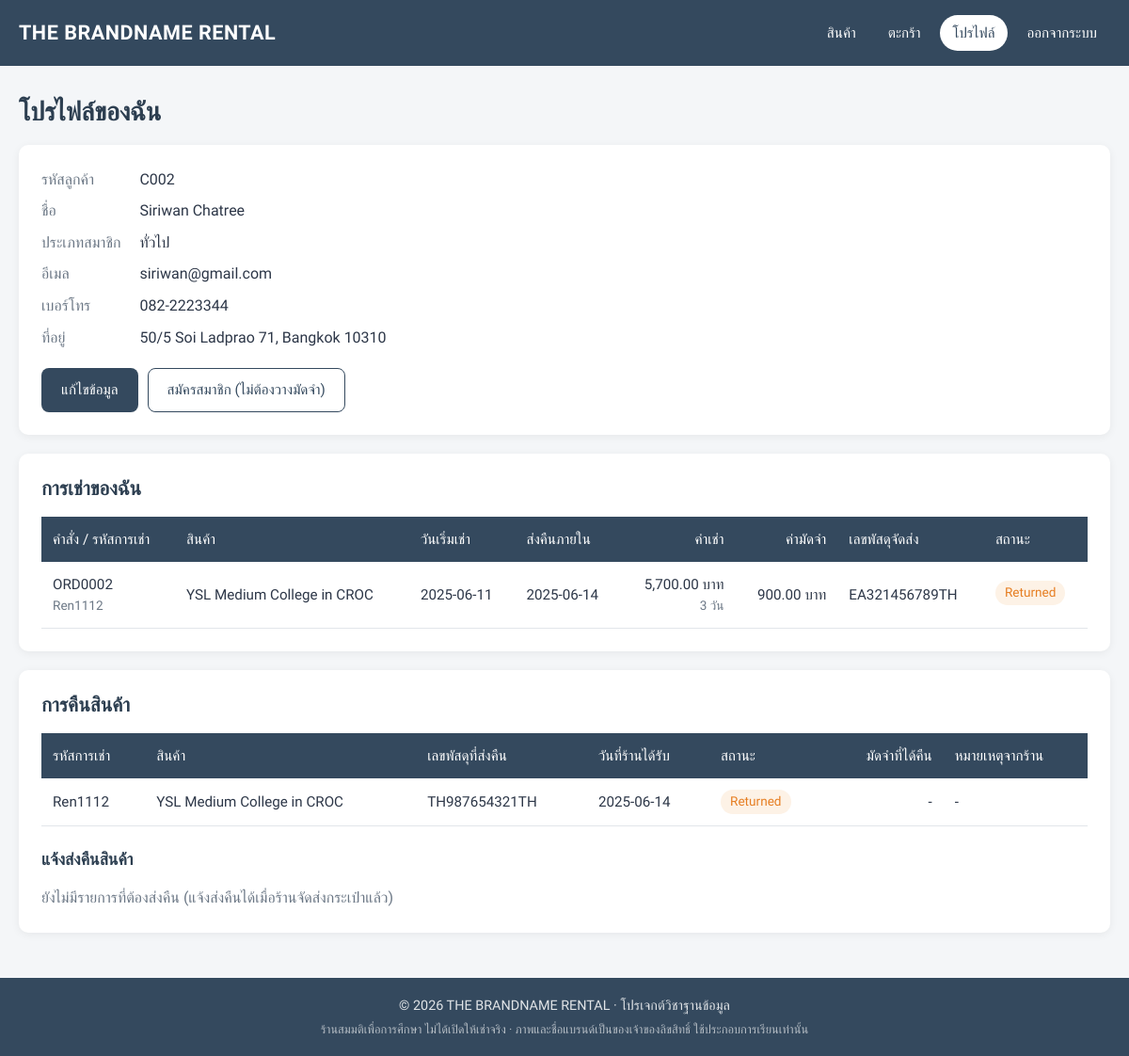
The page /project/profile.php (signed in) on the database as committed earlier.
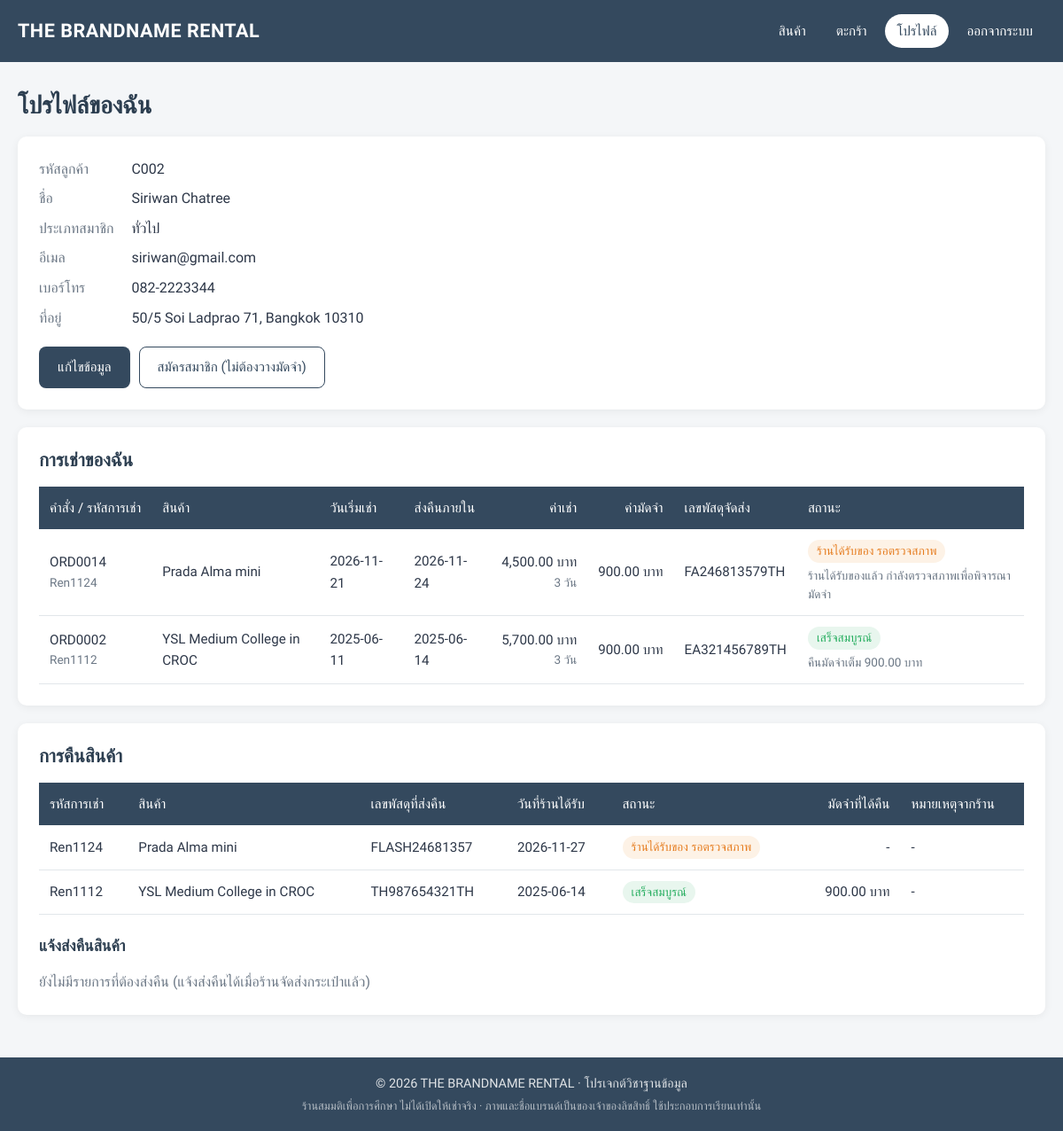
The same page on the database as committed later.
### tables this page shows
CREATE TABLE customers (
    customers_id        VARCHAR(50)  PRIMARY KEY,
    customers_firstname VARCHAR(50),
    customers_lastname  VARCHAR(50),
    gender              VARCHAR(50),
    customers_member    VARCHAR(10)  NOT NULL DEFAULT 'no',    
    member_until        DATE         NULL,                     
    phonenumber         VARCHAR(15),
    email               VARCHAR(100) NOT NULL UNIQUE,
    address             VARCHAR(200),
    postal_code         VARCHAR(10),
    password            VARCHAR(255) NOT NULL
);

CREATE TABLE rentals (
    rental_id     VARCHAR(50) PRIMARY KEY,
    order_id      VARCHAR(50) NOT NULL,
    product_id    VARCHAR(50) NOT NULL,
    employees_id  VARCHAR(50) NULL,
    track_rentals VARCHAR(50) NULL,
    rental_date   DATE        NOT NULL,
    rental_days   INT         NOT NULL,
    due_date      DATE AS (rental_date + INTERVAL rental_days DAY) STORED,
    daily_price   INT         NOT NULL,
    deposit_fee   INT         NOT NULL,
    shipped_date  DATE        NULL,
    rental_status ENUM('Pending', 'Accepted', 'Preparing', 'Shipped', 'Returning', 'Received', 'Completed', 'Deducted', 'Cancelled') NOT NULL DEFAULT 'Pending',
    INDEX idx_rentals_product_status (product_id, rental_status),
    FOREIGN KEY (order_id)     REFERENCES orders(order_id),
    FOREIGN KEY (product_id)   REFERENCES products(product_id),
    FOREIGN KEY (employees_id) REFERENCES employees(employees_id)
);

CREATE TABLE products (
    product_id         VARCHAR(50) PRIMARY KEY,
    brand              VARCHAR(50),
    details            VARCHAR(100),
    daily_rental_price INT,
    image              VARCHAR(100) NULL    
);

CREATE TABLE track_return (
    track_return   VARCHAR(50) PRIMARY KEY NOT NULL,
    rental_id      VARCHAR(50) NOT NULL UNIQUE,
    postal_code    VARCHAR(10) NOT NULL,
    FOREIGN KEY (rental_id)   REFERENCES rentals(rental_id),
    FOREIGN KEY (postal_code) REFERENCES stores(postal_code)
);

CREATE TABLE returnss (
    return_id      VARCHAR(50)  PRIMARY KEY,
    rental_id      VARCHAR(50)  NOT NULL UNIQUE,
    return_date    DATE         NOT NULL,
    deduction      INT          NOT NULL DEFAULT 0,
    deduction_note VARCHAR(255) NULL,
    FOREIGN KEY (rental_id) REFERENCES rentals(rental_id)
);

### project/profile.php (the view, shortened to what the rows shown need)
<?php
require_once 'includes/db.php';
$customer = current_customer($conn);
$customer_id = $customer['customers_id'];
$rental_stmt = $conn->prepare("SELECT r.rental_id, r.order_id, p.brand, p.details, r.track_rentals,
    r.rental_date, r.rental_days, r.due_date, r.daily_price, r.deposit_fee, r.rental_status,
    t.track_return, rs.return_date, rs.deduction, rs.deduction_note
    FROM rentals r
    JOIN orders o ON o.order_id = r.order_id
    LEFT JOIN products p ON p.product_id = r.product_id
    LEFT JOIN track_return t ON t.rental_id = r.rental_id
    LEFT JOIN returnss rs ON rs.rental_id = r.rental_id
    WHERE o.customers_id = ? ORDER BY r.rental_id DESC");
$rental_stmt->bind_param("s", $customer_id);
$rental_stmt->execute();
$rentals = $rental_stmt->get_result()->fetch_all(MYSQLI_ASSOC);
$returns = array_values(array_filter($rentals, fn($r) => $r['track_return'] !== null));
$request_stmt = $conn->prepare("SELECT status FROM membership_requests WHERE customers_id = ? ORDER BY request_id DESC LIMIT 1");
$request_stmt->bind_param("s", $customer_id);
$request_stmt->execute();
$last_request = $request_stmt->get_result()->fetch_assoc();
$member_pending = !is_member($customer) && ($last_request['status'] ?? '') === 'Pending';
?>
<h1>โปรไฟล์ของฉัน</h1>
<div class="stack">
    <div class="card">
        <dl class="info-list">
            <dt>รหัสลูกค้า</dt><dd><?php echo e($customer['customers_id']); ?></dd>
            <dt>ชื่อ</dt><dd><?php echo e($customer['customers_firstname'] . ' ' . $customer['customers_lastname']); ?></dd>
            <dt>ประเภทสมาชิก</dt>
            <dd>
                <?php if (is_member($customer)): ?>
                    <span class="badge badge-success">สมาชิก</span><?php echo $customer['member_until'] ? ' ถึง ' . e($customer['member_until']) : ''; ?>
                <?php elseif ($member_pending): ?>
                    ทั่วไป · <span class="badge badge-pending">คำขอสมัครสมาชิกรอร้านตรวจสอบ</span>
                <?php else: ?>
                    ทั่วไป
                <?php endif; ?>
            </dd>
            <dt>อีเมล</dt><dd><?php echo e($customer['email']); ?></dd>
            <dt>เบอร์โทร</dt><dd><?php echo e($customer['phonenumber']); ?></dd>
            <dt>ที่อยู่</dt><dd><?php echo e($customer['address'] . ' ' . $customer['postal_code']); ?></dd>
        </dl>
    </div>
    <div class="card">
        <h2>การเช่าของฉัน</h2>
        <?php if ($rentals): ?>
            <div class="table-wrap">
                <table class="table">
                    <thead>
                        <tr>
                            <th>คำสั่ง / รหัสการเช่า</th>
                            <th>สินค้า</th>
                            <th>วันเริ่มเช่า</th>
                            <th>ส่งคืนภายใน</th>
                            <th class="num">ค่าเช่า</th>
                            <th class="num">ค่ามัดจำ</th>
                            <th>เลขพัสดุจัดส่ง</th>
                            <th>สถานะ</th>
                        </tr>
                    </thead>
                    <tbody>
                        <?php foreach ($rentals as $rental): ?>
                            <tr>
                                <td><?php echo e($rental['order_id']); ?><div class="hint"><?php echo e($rental['rental_id']); ?></div></td>
                                <td><?php echo e($rental['brand'] . ' ' . $rental['details']); ?></td>
                                <td><?php echo e($rental['rental_date']); ?></td>
                                <td><?php echo e($rental['due_date']); ?></td>
                                <td class="num"><?php echo baht($rental['daily_price'] * $rental['rental_days']); ?><div class="hint"><?php echo e($rental['rental_days']); ?> วัน</div></td>
                                <td class="num"><?php echo baht($rental['deposit_fee']); ?></td>
                                <td><?php echo e($rental['track_rentals'] ?? '-'); ?></td>
                                <td class="status-cell">
                                    <?php echo status_badge($rental); ?>
                                    <div class="hint"><?php echo e(status_hint($rental)); ?></div>
                                </td>
                            </tr>
                        <?php endforeach; ?>
                    </tbody>
                </table>
            </div>
        <?php else: ?>
            <p class="muted">ยังไม่มีการเช่า</p>
        <?php endif; ?>
    </div>
    <div class="card">
        <h2>การคืนสินค้า</h2>
        <?php if ($returns): ?>
            <div class="table-wrap">
                <table class="table">
                    <thead>
                        <tr>
                            <th>รหัสการเช่า</th>
                            <th>สินค้า</th>
                            <th>เลขพัสดุที่ส่งคืน</th>
                            <th>วันที่ร้านได้รับ</th>
                            <th>สถานะ</th>
                            <th class="num">มัดจำที่ได้คืน</th>
                            <th>หมายเหตุจากร้าน</th>
                        </tr>
                    </thead>
                    <tbody>
                        <?php foreach ($returns as $return): $refund = deposit_refund($return); ?>
                            <tr>
                                <td><?php echo e($return['rental_id']); ?></td>
                                <td><?php echo e($return['brand'] . ' ' . $return['details']); ?></td>
                                <td><?php echo e($return['track_return']); ?></td>
                                <td><?php echo e($return['return_date'] ?? '-'); ?></td>
                                <td><?php echo status_badge($return); ?></td>
                                <td class="num"><?php echo $refund === null ? '-' : baht($refund); ?></td>
                                <td><?php echo $return['deduction'] > 0 ? 'หัก ' . baht($return['deduction']) . ($return['deduction_note'] ? ': ' . e($return['deduction_note']) : '') : e($return['deduction_note'] ?? '-'); ?></td>
                            </tr>
                        <?php endforeach; ?>
                    </tbody>
                </table>
            </div>
        <?php else: ?>
            <p class="muted">ยังไม่มีการคืนสินค้า</p>
        <?php endif; ?>
    </div>
</div>

### project/includes/helpers.php (shortened to what the rows shown need)
<?php
function e($value): string
{
    return htmlspecialchars((string) ($value ?? ''), ENT_QUOTES, 'UTF-8');
}
function baht($amount): string
{
    return number_format((float) $amount, 2) . ' บาท';
}
function require_customer(): string
{
    return $_SESSION['customers_id'];
}
function is_member(array $customer): bool
{
    if (($customer['customers_member'] ?? 'no') !== 'yes') {
        return false;
    }
    $until = $customer['member_until'] ?? null;
    return $until === null || $until >= date('Y-m-d');
}
function current_customer(mysqli $conn): array
{
    $customer = find_customer($conn, require_customer());
    return $customer;
}
function find_customer(mysqli $conn, string $customer_id): ?array
{
    $stmt = $conn->prepare('SELECT * FROM customers WHERE customers_id = ?');
    $stmt->bind_param('s', $customer_id);
    $stmt->execute();
    $row = $stmt->get_result()->fetch_assoc();
    return $row ?: null;
}
function rental_stage(array $rental): string
{
    $status = $rental['rental_status'];
    return $status;
}
function status_badge(array $rental): string
{
    [$label, $tone] = RENTAL_STATUS[rental_stage($rental)] ?? [$rental['rental_status'], 'pending'];
    return '<span class="badge badge-' . $tone . '">' . e($label) . '</span>';
}
function status_hint(array $rental): string
{
    $deposit = (int) $rental['deposit_fee'];
    $deduction = (int) ($rental['deduction'] ?? 0);
    return match (rental_stage($rental)) {
        'Pending' => 'ร้านกำลังตรวจสลิป',
        'Accepted' => 'ร้านรับเรื่องแล้ว จะจัดส่งให้ถึงก่อนวันเริ่มเช่า',
        'Preparing' => 'ร้านกำลังเตรียมกระเป๋าเพื่อจัดส่ง',
        'Shipped' => 'จัดส่งแล้ว เลขพัสดุ ' . ($rental['track_rentals'] ?? '-'),
        'OnRent' => is_overdue($rental) ? 'กรุณาส่งคืนและแจ้งเลขพัสดุโดยเร็ว' : 'ส่งคืนภายใน ' . $rental['due_date'],
        'Returning' => 'รอร้านได้รับของ เลขพัสดุคืน ' . ($rental['track_return'] ?? '-'),
        'Received' => 'ร้านได้รับของแล้ว กำลังตรวจสภาพเพื่อพิจารณามัดจำ',
        'Completed' => $deposit > 0 ? 'คืนมัดจำเต็ม ' . baht($deposit) : 'คืนกระเป๋าเรียบร้อย',
        'Deducted' => 'หักมัดจำ ' . baht($deduction) . ($rental['deduction_note'] ? ': ' . $rental['deduction_note'] : ''),
        'Cancelled' => 'ร้านปฏิเสธสลิป หากโอนเงินแล้วกรุณาติดต่อร้าน',
        default => '',
    };
}
function is_overdue(array $rental): bool
{
    return ($rental['rental_status'] ?? '') === 'Shipped' && $rental['due_date'] < date('Y-m-d');
}
function deposit_refund(array $rental): ?int
{
    if (!in_array($rental['rental_status'], ['Completed', 'Deducted'], true)) {
        return null;
    }
    return (int) $rental['deposit_fee'] - (int) ($rental['deduction'] ?? 0);
}

Rows that differ between the two databases and show on the page:
added rentals: order "ORD0014", rental_id "Ren1124", product.details "Prada Alma mini", rental_date "2026-11-21", due_date "2026-11-24", baht($rental['daily_price'] * $rental['rental_days']) "4,500.00 บาท", rental_days "3", deposit_fee "900.00 บาท", track_rentals "FA246813579TH", label "ร้านได้รับของ รอตรวจสภาพ", rental_status "ร้านได้รับของแล้ว กำลังตรวจสภาพเพื่อพิจารณามัดจำ", track_return.track_return "FLASH24681357", returnss.return_date "2026-11-27", returnss.deduction_note "-"
changed rentals "ORD0002": rental_status "Returned" → "เสร็จสมบูรณ์"; status_hint($rental) (not shown) → "คืนมัดจำเต็ม 900.00 บาท"; deposit_fee.deduction (not shown) → "900.00 บาท"; no longer shows "-"
